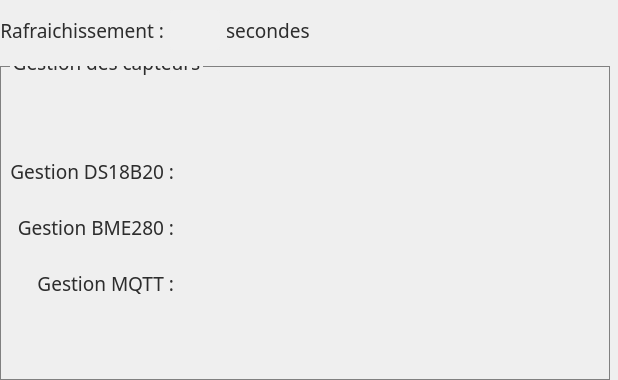
          <widget class="QWidget" name="scrollAreaWidgetContents_2">
           <property name="geometry">
            <rect>
             <x>0</x>
             <y>0</y>
             <width>618</width>
             <height>380</height>
            </rect>
           </property>
           <layout class="QGridLayout" name="gridLayout_16">
            <property name="leftMargin">
             <number>0</number>
            </property>
            <property name="topMargin">
             <number>0</number>
            </property>
            <property name="rightMargin">
             <number>0</number>
            </property>
            <property name="bottomMargin">
             <number>0</number>
            </property>
            <item row="0" column="0">
             <layout class="QVBoxLayout" name="ca_vl">
              <item>
               <layout class="QHBoxLayout" name="horizontalLayout_13">
                <item>
                 <widget class="QLabel" name="ca_lb_1">
                  <property name="minimumSize">
                   <size>
                    <width>0</width>
                    <height>60</height>
                   </size>
                  </property>
                  <property name="maximumSize">
                   <size>
                    <width>16777215</width>
                    <height>60</height>
                   </size>
                  </property>
                  <property name="font">
                   <font>
                    <family>Source Sans Pro</family>
                    <pointsize>14</pointsize>
                    <stylestrategy>PreferAntialias</stylestrategy>
                    <kerning>true</kerning>
                   </font>
                  </property>
                  <property name="styleSheet">
                   <string notr="true">QLabel {
    color: rgb(45,45,45);
}</string>
                  </property>
                  <property name="text">
                   <string>Rafraichissement :</string>
                  </property>
                  <property name="alignment">
                   <set>Qt::AlignRight|Qt::AlignTrailing|Qt::AlignVCenter</set>
                  </property>
                  <property name="wordWrap">
                   <bool>true</bool>
                  </property>
                 </widget>
                </item>
                <item>
                 <widget class="QLineEdit" name="ca_ln_1">
                  <property name="minimumSize">
                   <size>
                    <width>50</width>
                    <height>40</height>
                   </size>
                  </property>
                  <property name="maximumSize">
                   <size>
                    <width>50</width>
                    <height>40</height>
                   </size>
                  </property>
                  <property name="font">
                   <font>
                    <family>Source Sans Pro</family>
                    <pointsize>14</pointsize>
                    <stylestrategy>PreferAntialias</stylestrategy>
                    <kerning>true</kerning>
                   </font>
                  </property>
                  <property name="styleSheet">
                   <string notr="true">QLineEdit {
	border-radius: 3px;
    padding: 1px 4px 1px 4px;
	background-color:  rgb(240, 240, 240);
    color: rgb(45,45,45);
}</string>
                  </property>
                  <property name="text">
                   <string/>
                  </property>
                  <property name="alignment">
                   <set>Qt::AlignRight|Qt::AlignTrailing|Qt::AlignVCenter</set>
                  </property>
                 </widget>
                </item>
                <item>
                 <widget class="QLabel" name="ca_lb_2">
                  <property name="minimumSize">
                   <size>
                    <width>0</width>
                    <height>50</height>
                   </size>
                  </property>
                  <property name="maximumSize">
                   <size>
                    <width>16777215</width>
                    <height>50</height>
                   </size>
                  </property>
                  <property name="font">
                   <font>
                    <family>Source Sans Pro</family>
                    <pointsize>14</pointsize>
                    <stylestrategy>PreferAntialias</stylestrategy>
                    <kerning>true</kerning>
                   </font>
                  </property>
                  <property name="styleSheet">
                   <string notr="true">QLabel {
    color: rgb(45,45,45);
}</string>
                  </property>
                  <property name="text">
                   <string>secondes</string>
                  </property>
                  <property name="alignment">
                   <set>Qt::AlignLeading|Qt::AlignLeft|Qt::AlignVCenter</set>
                  </property>
                 </widget>
                </item>
                <item>
                 <widget class="QToolButton" name="ca_bt_1">
                  <property name="minimumSize">
                   <size>
                    <width>50</width>
                    <height>50</height>
                   </size>
                  </property>
                  <property name="maximumSize">
                   <size>
                    <width>50</width>
                    <height>50</height>
                   </size>
                  </property>
                  <property name="styleSheet">
                   <string notr="true">QToolButton {
	border: 1px solid transparent;
	background-color: transparent;
	width: 27px;
	height: 27px;
}

QToolButton:flat {
	border: none;
}</string>
                  </property>
                  <property name="text">
                   <string/>
                  </property>
                  <property name="icon">
                   <iconset>
                    <normaloff>icons/edit_icon.svg</normaloff>icons/edit_icon.svg</iconset>
                  </property>
                  <property name="iconSize">
                   <size>
                    <width>36</width>
                    <height>36</height>
                   </size>
                  </property>
                 </widget>
                </item>
                <item>
                 <spacer name="horizontalSpacer_7">
                  <property name="orientation">
                   <enum>Qt::Horizontal</enum>
                  </property>
                  <property name="sizeHint" stdset="0">
                   <size>
                    <width>40</width>
                    <height>20</height>
                   </size>
                  </property>
                 </spacer>
                </item>
               </layout>
              </item>
              <item>
               <widget class="QGroupBox" name="ca_gb_1">
                <property name="font">
                 <font>
                  <family>Source Sans Pro SemiBold</family>
                  <pointsize>14</pointsize>
                  <stylestrategy>PreferAntialias</stylestrategy>
                  <kerning>true</kerning>
                 </font>
                </property>
                <property name="styleSheet">
                 <string notr="true">QGroupBox{
    border: 1px solid grey;
    margin-top: 1.0em;
    margin-right: 8px;
    padding-top: 8px;
}

QGroupBox::title {
    top: -17px;
    left: 10px;
    color: rgb(45,45,45);
}</string>
                </property>
                <property name="title">
                 <string>Gestion des capteurs</string>
                </property>
                <layout class="QGridLayout" name="gridLayout_7">
                 <item row="0" column="0">
                  <layout class="QGridLayout" name="gridLayout_23">
                   <item row="0" column="0">
                    <widget class="QLabel" name="ca_gc_lb_1">
                     <property name="minimumSize">
                      <size>
                       <width>0</width>
                       <height>0</height>
                      </size>
                     </property>
                     <property name="maximumSize">
                      <size>
                       <width>16777215</width>
                       <height>16777215</height>
                      </size>
                     </property>
                     <property name="font">
                      <font>
                       <family>Source Sans Pro</family>
                       <pointsize>14</pointsize>
                       <stylestrategy>PreferAntialias</stylestrategy>
                       <kerning>true</kerning>
                      </font>
                     </property>
                     <property name="styleSheet">
                      <string notr="true">QLabel {
    color: rgb(45,45,45);
}</string>
                     </property>
                     <property name="text">
                      <string>Gestion DS18B20 :</string>
                     </property>
                     <property name="alignment">
                      <set>Qt::AlignRight|Qt::AlignTrailing|Qt::AlignVCenter</set>
                     </property>
                     <property name="wordWrap">
                      <bool>true</bool>
                     </property>
                    </widget>
                   </item>
                   <item row="0" column="1">
                    <layout class="QHBoxLayout" name="horizontalLayout_8">
                     <item>
                      <widget class="QToolButton" name="ca_gc_bt_1">
                       <property name="enabled">
                        <bool>true</bool>
                       </property>
                       <property name="minimumSize">
                        <size>
                         <width>50</width>
                         <height>50</height>
                        </size>
                       </property>
                       <property name="maximumSize">
                        <size>
                         <width>50</width>
                         <height>50</height>
                        </size>
                       </property>
                       <property name="styleSheet">
                        <string notr="true">QToolButton {
	border: 1px solid transparent;
	background-color: transparent;
	width: 27px;
	height: 27px;
}

QToolButton:flat {
	border: none;
}</string>
                       </property>
                       <property name="text">
                        <string/>
                       </property>
                       <property name="icon">
                        <iconset>
                         <normaloff>icons/edit_icon.svg</normaloff>icons/edit_icon.svg</iconset>
                       </property>
                       <property name="iconSize">
                        <size>
                         <width>36</width>
                         <height>36</height>
                        </size>
                       </property>
                      </widget>
                     </item>
                     <item>
                      <spacer name="horizontalSpacer">
                       <property name="orientation">
                        <enum>Qt::Horizontal</enum>
                       </property>
                       <property name="sizeHint" stdset="0">
                        <size>
                         <width>40</width>
                         <height>20</height>
                        </size>
                       </property>
                      </spacer>
                     </item>
                    </layout>
                   </item>
                   <item row="1" column="0">
                    <widget class="QLabel" name="ca_gc_lb_2">
                     <property name="minimumSize">
                      <size>
                       <width>0</width>
                       <height>0</height>
                      </size>
                     </property>
                     <property name="maximumSize">
                      <size>
                       <width>16777215</width>
                       <height>16777215</height>
                      </size>
                     </property>
                     <property name="font">
                      <font>
                       <family>Source Sans Pro</family>
                       <pointsize>14</pointsize>
                       <stylestrategy>PreferAntialias</stylestrategy>
                       <kerning>true</kerning>
                      </font>
                     </property>
                     <property name="styleSheet">
                      <string notr="true">QLabel {
    color: rgb(45,45,45);
}</string>
                     </property>
                     <property name="text">
                      <string>Gestion BME280 :</string>
                     </property>
                     <property name="alignment">
                      <set>Qt::AlignRight|Qt::AlignTrailing|Qt::AlignVCenter</set>
                     </property>
                     <property name="wordWrap">
                      <bool>true</bool>
                     </property>
                    </widget>
                   </item>
                   <item row="1" column="1">
                    <layout class="QHBoxLayout" name="horizontalLayout_6">
                     <item>
                      <widget class="QToolButton" name="ca_gc_bt_2">
                       <property name="enabled">
                        <bool>true</bool>
                       </property>
                       <property name="minimumSize">
                        <size>
                         <width>50</width>
                         <height>50</height>
                        </size>
                       </property>
                       <property name="maximumSize">
                        <size>
                         <width>50</width>
                         <height>50</height>
                        </size>
                       </property>
                       <property name="styleSheet">
                        <string notr="true">QToolButton {
	border: 1px solid transparent;
	background-color: transparent;
	width: 27px;
	height: 27px;
}

QToolButton:flat {
	border: none;
}</string>
                       </property>
                       <property name="text">
                        <string/>
                       </property>
                       <property name="icon">
                        <iconset>
                         <normaloff>icons/edit_icon.svg</normaloff>icons/edit_icon.svg</iconset>
                       </property>
                       <property name="iconSize">
                        <size>
                         <width>36</width>
                         <height>36</height>
                        </size>
                       </property>
                      </widget>
                     </item>
                     <item>
                      <spacer name="horizontalSpacer_6">
                       <property name="orientation">
                        <enum>Qt::Horizontal</enum>
                       </property>
                       <property name="sizeHint" stdset="0">
                        <size>
                         <width>40</width>
                         <height>20</height>
                        </size>
                       </property>
                      </spacer>
                     </item>
                    </layout>
                   </item>
                   <item row="2" column="0">
                    <widget class="QLabel" name="ca_gc_lb_3">
                     <property name="minimumSize">
                      <size>
                       <width>0</width>
                       <height>0</height>
                      </size>
                     </property>
                     <property name="maximumSize">
                      <size>
                       <width>16777215</width>
                       <height>16777215</height>
                      </size>
                     </property>
                     <property name="font">
                      <font>
                       <family>Source Sans Pro</family>
                       <pointsize>14</pointsize>
                       <stylestrategy>PreferAntialias</stylestrategy>
                       <kerning>true</kerning>
                      </font>
                     </property>
                     <property name="styleSheet">
                      <string notr="true">QLabel {
    color: rgb(45,45,45);
}</string>
                     </property>
                     <property name="text">
                      <string>Gestion MQTT :</string>
                     </property>
                     <property name="alignment">
                      <set>Qt::AlignRight|Qt::AlignTrailing|Qt::AlignVCenter</set>
                     </property>
                     <property name="wordWrap">
                      <bool>true</bool>
                     </property>
                    </widget>
                   </item>
                   <item row="2" column="1">
                    <layout class="QHBoxLayout" name="horizontalLayout_3">
                     <item>
                      <widget class="QToolButton" name="ca_gc_bt_3">
                       <property name="enabled">
                        <bool>true</bool>
                       </property>
                       <property name="minimumSize">
                        <size>
                         <width>50</width>
                         <height>50</height>
                        </size>
                       </property>
                       <property name="maximumSize">
                        <size>
                         <width>50</width>
                         <height>50</height>
                        </size>
                       </property>
                       <property name="styleSheet">
                        <string notr="true">QToolButton {
	border: 1px solid transparent;
	background-color: transparent;
	width: 27px;
	height: 27px;
}

QToolButton:flat {
	border: none;
}</string>
                       </property>
                       <property name="text">
                        <string/>
                       </property>
                       <property name="icon">
                        <iconset>
                         <normaloff>icons/edit_icon.svg</normaloff>icons/edit_icon.svg</iconset>
                       </property>
                       <property name="iconSize">
                        <size>
                         <width>36</width>
                         <height>36</height>
                        </size>
                       </property>
                      </widget>
                     </item>
                     <item>
                      <spacer name="horizontalSpacer_8">
                       <property name="orientation">
                        <enum>Qt::Horizontal</enum>
                       </property>
                       <property name="sizeHint" stdset="0">
                        <size>
                         <width>40</width>
                         <height>20</height>
                        </size>
                       </property>
                      </spacer>
                     </item>
                    </layout>
                   </item>
                  </layout>
                 </item>
                </layout>
               </widget>
              </item>
             </layout>
            </item>
           </layout>
          </widget>
